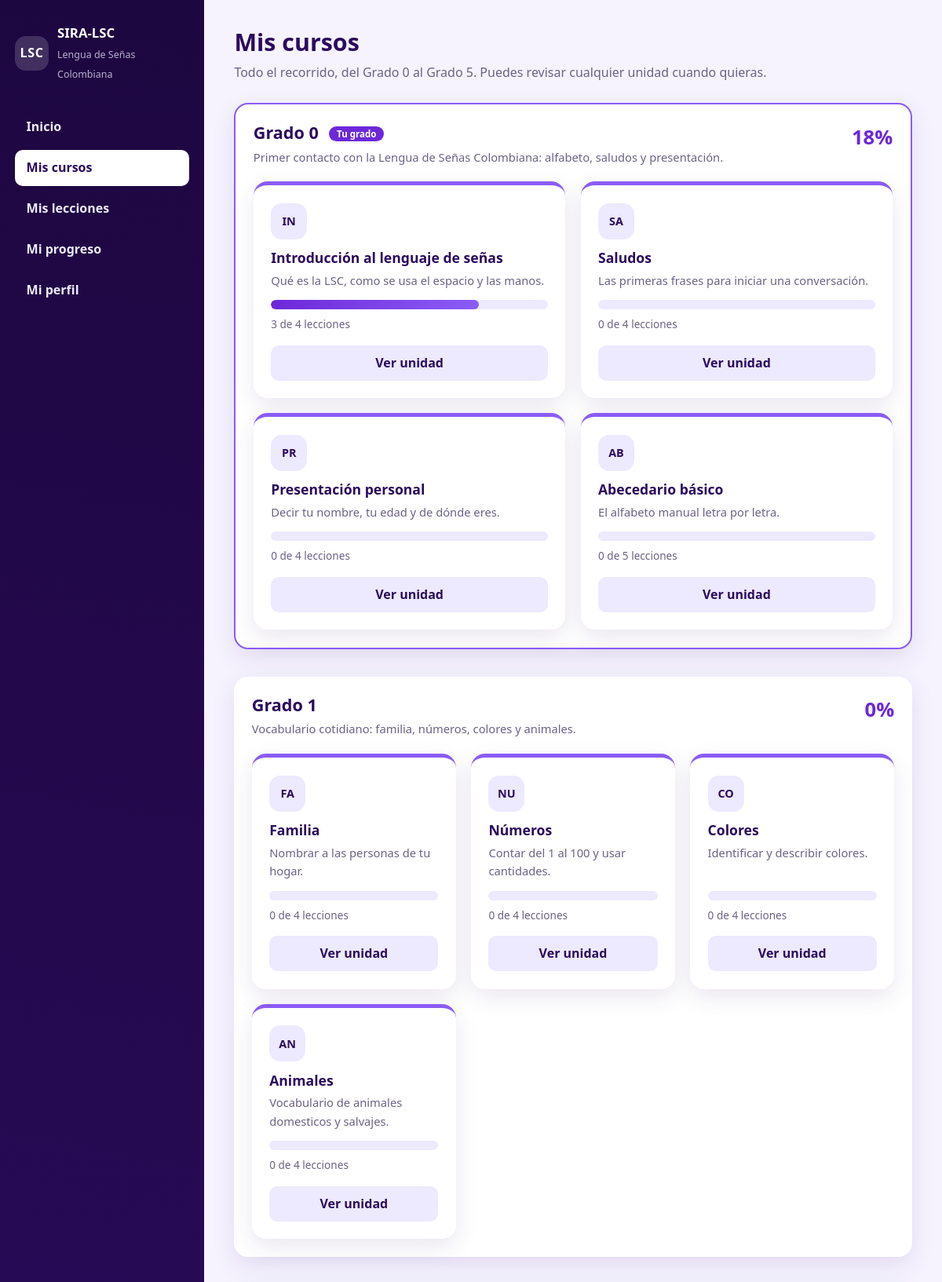
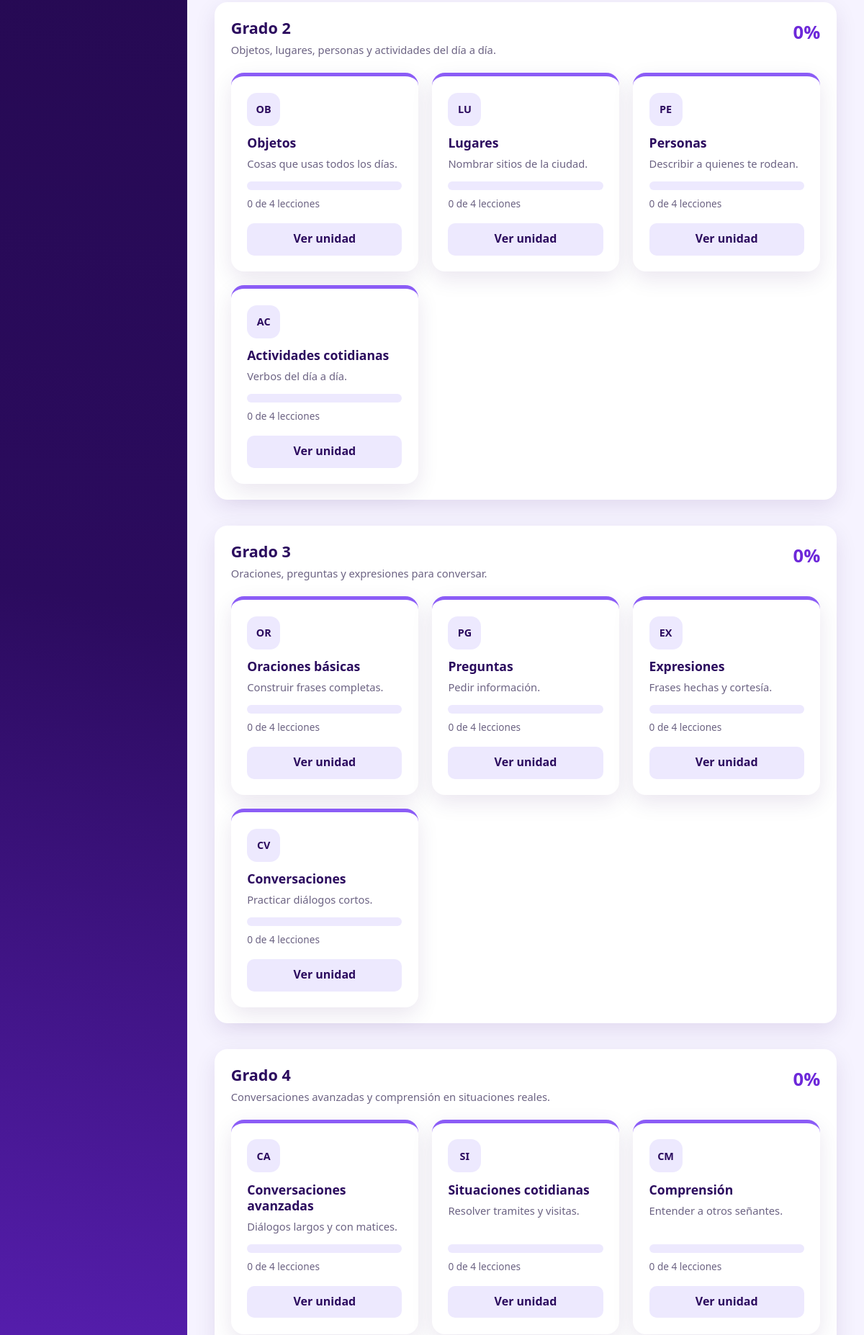
Page /index.php?ruta=estudiante/cursos (signed in, upper part) on the committed database (2 pictures, top to bottom).
### tables this page shows
CREATE TABLE grados (
    id_grado    INT AUTO_INCREMENT PRIMARY KEY,
    nombre      VARCHAR(50)  NOT NULL,
    descripcion VARCHAR(255) NOT NULL,
    orden       INT          NOT NULL DEFAULT 0
);

CREATE TABLE cursos (
    id_curso    INT AUTO_INCREMENT PRIMARY KEY,
    id_grado    INT          NOT NULL,
    nombre      VARCHAR(120) NOT NULL,
    descripcion VARCHAR(255) NOT NULL,
    icono       VARCHAR(8)   NOT NULL DEFAULT 'LSC',
    orden       INT          NOT NULL DEFAULT 0,
    CONSTRAINT fk_cursos_grado
        FOREIGN KEY (id_grado) REFERENCES grados(id_grado)
        ON DELETE CASCADE ON UPDATE CASCADE
);

### config/funciones.php (called while the page is built, shortened)
<?php
function e($texto)
{
    return htmlspecialchars((string) $texto, ENT_QUOTES, 'UTF-8');
}
function url($ruta = 'inicio', $parametros = array())
{
    $destino = BASE_URL . 'index.php?ruta=' . urlencode($ruta);
    foreach ($parametros as $clave => $valor) {
        $destino .= '&' . urlencode($clave) . '=' . urlencode($valor);
    }
    return $destino;
}
function vista($archivo, $datos = array())
{
    extract($datos, EXTR_SKIP);
    require RUTA_BASE . '/views/' . $archivo . '.php';
}

### controllers/EstudianteController.php (called while the page is built, shortened)
<?php
class EstudianteController
{
    private $modeloUsuario;
    private $modeloProgreso;
    private $modeloGrado;
    private $idUsuario;
    public function __construct()
    {
        $this->modeloUsuario  = new Usuario();
        $this->modeloProgreso = new Progreso();
        $this->modeloGrado    = new Grado();
        $this->idUsuario      = (int) $_SESSION['id_usuario'];
    }
    public function cursos()
    {
        $estudiante = $this->modeloUsuario->obtenerPorId($this->idUsuario);
        $porGrado   = array();
        foreach ($this->modeloGrado->obtenerTodos() as $grado) {
            $porGrado[] = array(
                'grado'   => $grado,
                'cursos'  => $this->modeloProgreso->resumenPorCursos($this->idUsuario, $grado['id_grado']),
                'resumen' => $this->modeloProgreso->resumenGrado($this->idUsuario, $grado['id_grado']),
            );
        }
        vista('estudiante/cursos', array(
            'estudiante' => $estudiante,
            'porGrado'   => $porGrado,
        ));
    }
}

### config/Database.php (called while the page is built, shortened)
<?php
class Database
{
    private static $pdo = null;
    public static function conexion()
    {
        if (self::$pdo === null) {
            $dsn = 'mysql:host=' . DB_HOST . ';dbname=' . DB_NOMBRE . ';charset=utf8mb4';
            try {
                self::$pdo = new PDO($dsn, DB_USUARIO, DB_CLAVE, array(
                    PDO::ATTR_ERRMODE            => PDO::ERRMODE_EXCEPTION,
                    PDO::ATTR_DEFAULT_FETCH_MODE => PDO::FETCH_ASSOC,
                    PDO::ATTR_EMULATE_PREPARES   => false,
                ));
            } catch (PDOException $e) {
                self::mostrarError($e->getMessage());
            }
        }
        return self::$pdo;
    }
}

### models/Grado.php (called while the page is built, shortened)
<?php
class Grado
{
    private $db;
    public function __construct()
    {
        $this->db = Database::conexion();
    }
    public function obtenerTodos()
    {
        $sql = 'SELECT id_grado, nombre, descripcion, orden
                FROM grados
                ORDER BY orden ASC, id_grado ASC';
        return $this->db->query($sql)->fetchAll();
    }
}

### models/Progreso.php (called while the page is built, shortened)
<?php
class Progreso
{
    private $db;
    public function __construct()
    {
        $this->db = Database::conexion();
    }
    public function resumenGrado($idUsuario, $idGrado)
    {
        $sentencia = $this->db->prepare(
            'SELECT COUNT(l.id_leccion) AS total,
                    COUNT(p.id_progreso) AS completadas
             FROM lecciones l
             INNER JOIN cursos c ON c.id_curso = l.id_curso
             LEFT JOIN progreso p
                    ON p.id_leccion = l.id_leccion AND p.id_usuario = :id_usuario
             WHERE c.id_grado = :id_grado'
        );
        $sentencia->execute(array(
            ':id_usuario' => (int) $idUsuario,
            ':id_grado'   => (int) $idGrado,
        ));
        $fila = $sentencia->fetch();
        return $this->conPorcentaje($fila);
    }
    public function resumenPorCursos($idUsuario, $idGrado)
    {
        $sentencia = $this->db->prepare(
            'SELECT c.id_curso, c.nombre, c.descripcion, c.icono, c.orden,
                    COUNT(l.id_leccion) AS total,
                    COUNT(p.id_progreso) AS completadas
             FROM cursos c
             LEFT JOIN lecciones l ON l.id_curso = c.id_curso
             LEFT JOIN progreso p
                    ON p.id_leccion = l.id_leccion AND p.id_usuario = :id_usuario
             WHERE c.id_grado = :id_grado
             GROUP BY c.id_curso, c.nombre, c.descripcion, c.icono, c.orden
             ORDER BY c.orden ASC, c.id_curso ASC'
        );
        $sentencia->execute(array(
            ':id_usuario' => (int) $idUsuario,
            ':id_grado'   => (int) $idGrado,
        ));
        $cursos = $sentencia->fetchAll();
        foreach ($cursos as $indice => $curso) {
            $cursos[$indice] = array_merge($curso, $this->conPorcentaje($curso));
        }
        return $cursos;
    }
    private function conPorcentaje($fila)
    {
        $total       = isset($fila['total']) ? (int) $fila['total'] : 0;
        $completadas = isset($fila['completadas']) ? (int) $fila['completadas'] : 0;
        return array(
            'total'       => $total,
            'completadas' => $completadas,
            'pendientes'  => max(0, $total - $completadas),
            'porcentaje'  => $total > 0 ? (int) round(($completadas / $total) * 100) : 0,
        );
    }
}

### models/Usuario.php (called while the page is built, shortened)
<?php
class Usuario
{
    private $db;
    public function __construct()
    {
        $this->db = Database::conexion();
    }
    public function obtenerPorId($idUsuario)
    {
        $sentencia = $this->db->prepare(
            'SELECT u.id_usuario, u.nombre, u.apellido, u.correo, u.usuario, u.rol,
                    u.id_grado, u.activo, u.fecha_registro,
                    g.nombre AS grado, g.descripcion AS grado_descripcion, g.orden AS grado_orden
             FROM usuarios u
             LEFT JOIN grados g ON g.id_grado = u.id_grado
             WHERE u.id_usuario = ?'
        );
        $sentencia->execute(array((int) $idUsuario));
        $fila = $sentencia->fetch();
        return $fila ? $fila : null;
    }
}

### views/estudiante/cursos.php (the view, shortened to what this page needs)
<?php
require RUTA_BASE . '/views/layouts/header.php';
?>
<header class="titular">
    <h1>Mis cursos</h1>
    <p>Todo el recorrido, del Grado 0 al Grado 5. Puedes revisar cualquier unidad cuando quieras.</p>
</header>
<?php foreach ($porGrado as $bloque): ?>
    <?php $grado = $bloque['grado']; $resumen = $bloque['resumen']; ?>
    <section class="bloque-grado <?php echo $grado['id_grado'] == $estudiante['id_grado'] ? 'bloque-actual' : ''; ?>">
        <div class="encabezado-grado">
            <div>
                <h2><?php echo e($grado['nombre']); ?>
                    <?php if ($grado['id_grado'] == $estudiante['id_grado']): ?>
                        <span class="insignia">Tu grado</span>
                    <?php endif; ?>
                </h2>
                <p class="texto-apoyo"><?php echo e($grado['descripcion']); ?></p>
            </div>
            <p class="porcentaje-grado"><?php echo (int) $resumen['porcentaje']; ?>%</p>
        </div>
        <?php if (count($bloque['cursos']) === 0): ?>
            <p class="vacio">Este grado no tiene unidades todavía.</p>
        <?php else: ?>
        <div class="rejilla">
            <?php foreach ($bloque['cursos'] as $curso): ?>
            <article class="tarjeta-curso">
                <p class="sigla"><?php echo e($curso['icono']); ?></p>
                <h3><?php echo e($curso['nombre']); ?></h3>
                <p class="texto-apoyo"><?php echo e($curso['descripcion']); ?></p>
                <div class="barra"><span style="width: <?php echo (int) $curso['porcentaje']; ?>%;"></span></div>
                <p class="detalle-barra"><?php echo (int) $curso['completadas']; ?> de <?php echo (int) $curso['total']; ?> lecciones</p>
                <a class="enlace-curso" href="<?php echo url('estudiante/curso', array('id' => $curso['id_curso'])); ?>">Ver unidad</a>
            </article>
            <?php endforeach; ?>
        </div>
        <?php endif; ?>
    </section>
<?php endforeach; ?>
<?php require RUTA_BASE . '/views/layouts/footer.php'; ?>

### css/estilos.css (style rules this page uses)
:root { --morado-oscuro: #2b0b5e; --morado-noche: #1d0740; --morado: #6d28d9; --morado-claro: #8b5cf6; --lavanda: #ede9fe; --lavanda-suave: #f6f3ff; --blanco: #ffffff; --tinta: #241a3d; --gris: #6c6383; --exito: #1f7a5a; --error: #b3204a; --radio: 18px; --radio-mini: 10px; --sombra: 0 10px 30px rgba(45, 12, 96, .10); --sombra-alta: 0 18px 44px rgba(45, 12, 96, .20); }
* { box-sizing: border-box; }
html { -webkit-text-size-adjust: 100%; }
body { margin: 0; font-family: "Segoe UI", "Trebuchet MS", system-ui, -apple-system, Arial, sans-serif; color: var(--tinta); line-height: 1.6; background: var(--lavanda-suave); }
h1, h2, h3 { line-height: 1.25; margin: 0 0 .4rem; font-weight: 700; }
h1 { font-size: 1.9rem; }
h2 { font-size: 1.35rem; }
h3 { font-size: 1.1rem; }
p { margin: 0 0 .8rem; }
a { color: var(--morado); text-decoration: none; }
.texto-apoyo { color: var(--gris); }
.titular { margin-bottom: 1.6rem; }
.titular h1 { color: var(--morado-oscuro); }
.titular p { color: var(--gris); margin: 0; }
.rejilla { display: grid; grid-template-columns: repeat(auto-fill, minmax(260px, 1fr)); gap: 1.2rem; }
.tarjeta-curso { display: flex; flex-direction: column; padding: 1.4rem; background: var(--blanco); border-radius: var(--radio); box-shadow: var(--sombra); border-top: 5px solid var(--morado-claro); }
.sigla { display: grid; place-items: center; width: 46px; height: 46px; margin: 0 0 .8rem; border-radius: 14px; background: var(--lavanda); color: var(--morado-oscuro); font-weight: 700; font-size: .9rem; }
.tarjeta-curso h3 { color: var(--morado-oscuro); }
.tarjeta-curso .texto-apoyo { font-size: .92rem; flex: 1; }
.barra { height: 12px; border-radius: 999px; background: var(--lavanda); overflow: hidden; }
.barra span { display: block; height: 100%; border-radius: 999px; background: linear-gradient(90deg, var(--morado) 0%, var(--morado-claro) 100%); }
.detalle-barra { margin: .5rem 0 0; font-size: .85rem; color: var(--gris); }
.enlace-curso { margin-top: 1rem; padding: .6rem 1rem; text-align: center; font-weight: 700; color: var(--morado-oscuro); background: var(--lavanda); border-radius: var(--radio-mini); }
.bloque-grado { margin-bottom: 2.2rem; padding: 1.4rem; background: var(--blanco); border-radius: var(--radio); box-shadow: var(--sombra); }
.bloque-actual { border: 2px solid var(--morado-claro); }
.encabezado-grado { display: flex; align-items: flex-start; justify-content: space-between; gap: 1rem; margin-bottom: 1.2rem; }
.encabezado-grado h2 { color: var(--morado-oscuro); }
.encabezado-grado .texto-apoyo { margin: 0; font-size: .92rem; }
.insignia { margin-left: .5rem; padding: .15rem .6rem; border-radius: 999px; background: var(--morado); color: var(--blanco); font-size: .72rem; vertical-align: middle; }
.porcentaje-grado { margin: 0; font-size: 1.6rem; font-weight: 700; color: var(--morado); }

### rows in the picture
grados: nombre "Grado 0", shows "Tu grado", descripcion "Primer contacto con la Lengua de Señas Colombiana: alfabeto, saludos y presentación.", porcentaje "18"
cursos: icono "IN", nombre "Introducción al lenguaje de señas", descripcion "Qué es la LSC, como se usa el espacio y las manos.", $curso['porcentaje'] 75 (drawn), completadas "3", total "4"
cursos: icono "SA", nombre "Saludos", descripcion "Las primeras frases para iniciar una conversación.", completadas "0", total "4"
cursos: icono "PR", nombre "Presentación personal", descripcion "Decir tu nombre, tu edad y de dónde eres.", completadas "0", total "4"
cursos: icono "AB", nombre "Abecedario básico", descripcion "El alfabeto manual letra por letra.", completadas "0", total "5"
grados: nombre "Grado 1", descripcion "Vocabulario cotidiano: familia, números, colores y animales.", porcentaje "0"
cursos: icono "FA", nombre "Familia", descripcion "Nombrar a las personas de tu hogar.", completadas "0", total "4"
cursos: icono "NU", nombre "Números", descripcion "Contar del 1 al 100 y usar cantidades.", completadas "0", total "4"
cursos: icono "CO", nombre "Colores", descripcion "Identificar y describir colores.", completadas "0", total "4"
cursos: icono "AN", nombre "Animales", descripcion "Vocabulario de animales domesticos y salvajes.", completadas "0", total "4"
grados: nombre "Grado 2", descripcion "Objetos, lugares, personas y actividades del día a día.", porcentaje "0"
cursos: icono "OB", nombre "Objetos", descripcion "Cosas que usas todos los días.", completadas "0", total "4"
cursos: icono "LU", nombre "Lugares", descripcion "Nombrar sitios de la ciudad.", completadas "0", total "4"
cursos: icono "PE", nombre "Personas", descripcion "Describir a quienes te rodean.", completadas "0", total "4"
cursos: icono "AC", nombre "Actividades cotidianas", descripcion "Verbos del día a día.", completadas "0", total "4"
grados: nombre "Grado 3", descripcion "Oraciones, preguntas y expresiones para conversar.", porcentaje "0"
cursos: icono "OR", nombre "Oraciones básicas", descripcion "Construir frases completas.", completadas "0", total "4"
cursos: icono "PG", nombre "Preguntas", descripcion "Pedir información.", completadas "0", total "4"
cursos: icono "EX", nombre "Expresiones", descripcion "Frases hechas y cortesía.", completadas "0", total "4"
cursos: icono "CV", nombre "Conversaciones", descripcion "Practicar diálogos cortos.", completadas "0", total "4"
grados: nombre "Grado 4", descripcion "Conversaciones avanzadas y comprensión en situaciones reales.", porcentaje "0"
cursos: icono "CA", nombre "Conversaciones avanzadas", descripcion "Diálogos largos y con matices.", completadas "0", total "4"
cursos: icono "SI", nombre "Situaciones cotidianas", descripcion "Resolver tramites y visitas.", completadas "0", total "4"
cursos: icono "CM", nombre "Comprensión", descripcion "Entender a otros señantes.", completadas "0", total "4"

### other values in the picture
$etiqueta "Inicio"
$etiqueta "Mis cursos"
$etiqueta "Mis lecciones"
$etiqueta "Mi progreso"
$etiqueta "Mi perfil"
